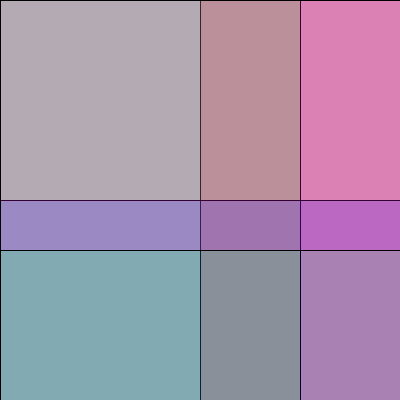
Frame 1 (no input)
Frame 60 (the mouse pressed at the canvas centre just before this capture): identical to frame 1, image omitted
Frame 120 (the mouse held since frame 60 and released just before this capture): identical to frame 1, image omitted

The Processing sketch that drew this single still picture (run headless with seeded random() and noise(); from frame 60 on, the mouse is pressed at the canvas centre):

// Processing sketch: bonton_zonas
// ── bonton_zonas.pde
color miColorDeFondo = color(200);

void setup(){
  size(400, 400);
}

void draw(){
  background(miColorDeFondo);
  //mouseX>200
  fill(255,0,0,50);
  rect(200,0,200,400);
  
  //mouseX<300
  fill(0,255,0,50);
  rect(0,0,300,400);
  
  //mouseY>200
  fill(0,0,255,50);
  rect(0,200,400,400);
  
  //mouseY<250
  fill(255,0,255,50);
  rect(0,0,400,250);
}

void mouseClicked(){
  if(mouseX>200 && mouseX<300 && mouseY>200 && mouseY<250){
    miColorDeFondo = color(255,0,0);
  }
}
